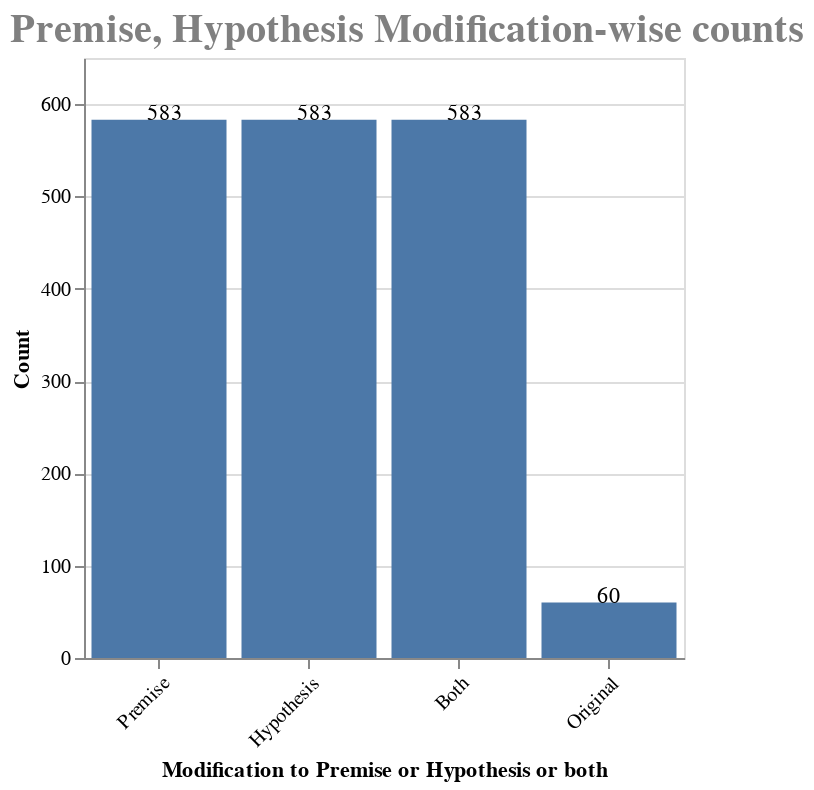

Write notebook code for a chart like this one.
### Code cell
bars = alt.Chart(mod2_counts).mark_bar().encode(
    y=alt.Y("Count:Q",scale=alt.Scale(domain=[0, 650])), x=alt.X("Premise_Hypothesis_Both:O", axis=alt.Axis(labelAngle=-45), sort='-y', title="Modification to Premise or Hypothesis or both"))

text = bars.mark_text(
    align='left',
    baseline='middle',
    dx=-6,  # Nudges text to right so it doesn't appear on top of the bar
    dy = -3
).encode(
    text='Count:Q'
)

(bars + text).properties(height=300, width=300).properties(
    title='Premise, Hypothesis Modification-wise counts'
).configure_title(
    fontSize=20,
    font='Tahoma',
    anchor='start',
    color='gray'
)

### Figure 1 — Vega-Lite specification as saved in the notebook (floating-point values rounded to 4 significant figures)
{"config": {"view": {"continuousWidth": 400, "continuousHeight": 300}, "title": {"anchor": "start", "color": "gray", "font": "Tahoma", "fontSize": 20}}, "layer": [{"mark": "bar", "encoding": {"x": {"axis": {"labelAngle": -45}, "field": "Premise_Hypothesis_Both", "sort": "-y", "title": "Modification to Premise or Hypothesis or both", "type": "ordinal"}, "y": {"field": "Count", "scale": {"domain": [0, 650]}, "type": "quantitative"}}}, {"mark": {"type": "text", "align": "left", "baseline": "middle", "dx": -6, "dy": -3}, "encoding": {"text": {"field": "Count", "type": "quantitative"}, "x": {"axis": {"labelAngle": -45}, "field": "Premise_Hypothesis_Both", "sort": "-y", "title": "Modification to Premise or Hypothesis or both", "type": "ordinal"}, "y": {"field": "Count", "scale": {"domain": [0, 650]}, "type": "quantitative"}}}], "data": {"name": "data-32ac03c6994dac99b4e42eb6d015e835"}, "height": 300, "title": "Premise, Hypothesis Modification-wise counts", "width": 300, "$schema": "https://vega.github.io/schema/vega-lite/v4.17.0.json", "datasets": {"data-32ac03c6994dac99b4e42eb6d015e835": [{"Premise_Hypothesis_Both": "Premise", "Count": 583}, {"Premise_Hypothesis_Both": "Hypothesis", "Count": 583}, {"Premise_Hypothesis_Both": "Both", "Count": 583}, {"Premise_Hypothesis_Both": "Original", "Count": 60}]}}
